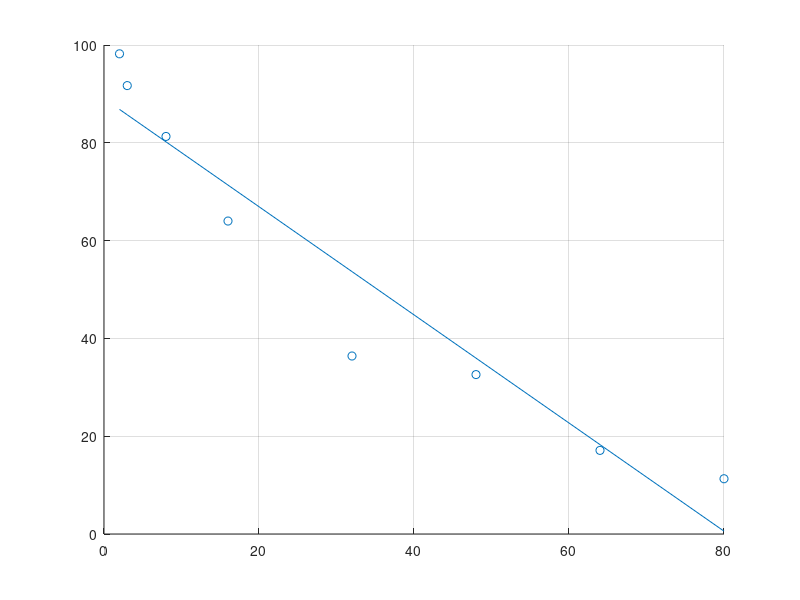
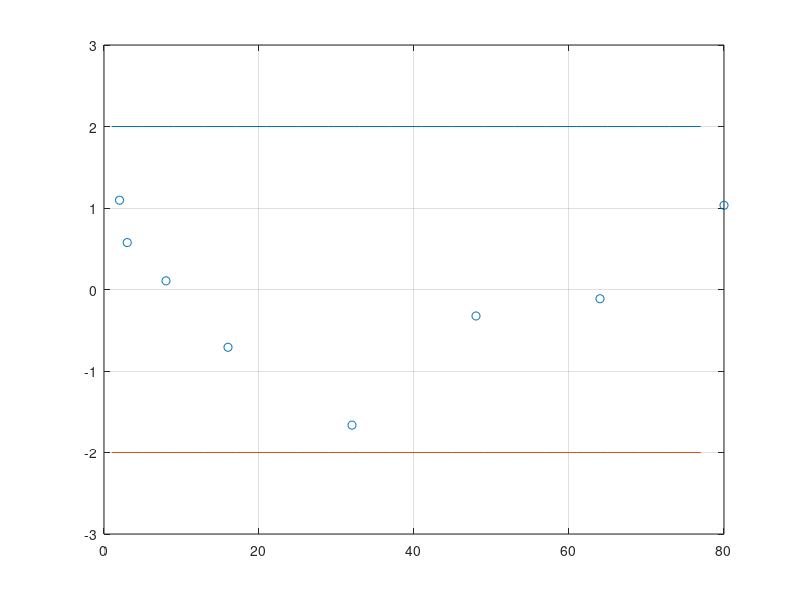

Here is the MATLAB script that generated these plots, in order:
x=[2,3,8,16,32,48,64,80];
y=[98.2,91.7,81.3,64.0,36.4,32.6,17.1,11.3];
figure();
scatter(x,y);
hold on;
x_bar=mean(x);
y_bar=mean(y);
n=length(x);

a=0;
b=0;
for i=1:length(x)
    a=a+(x(i)-x_bar)*(y(i)-y_bar);
    b=b+(x(i)-x_bar)^2;
end
b1=a/b;
b0=(1/length(x))*(sum(y)-b1*sum(x));

y_estimated=b0+b1*x;
plot(x,y_estimated);
grid on;

e=y-y_estimated;
se=sqrt(1/(n-2)*sum((y-y_estimated).^(2)));
e_star=e/se;
figure();
plot(1:4:80,2*ones(1,20));
hold on;
plot(1:4:80,-2*ones(1,20));
hold on;
scatter(x,e_star);

ylim([-3 3]);
grid on;

y1=b0+b1*25;
disp(y1);



